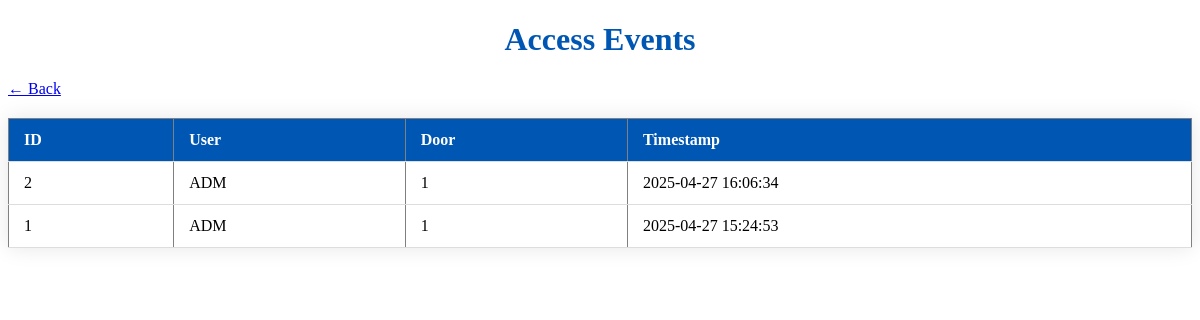
Before: /events with the older database file.
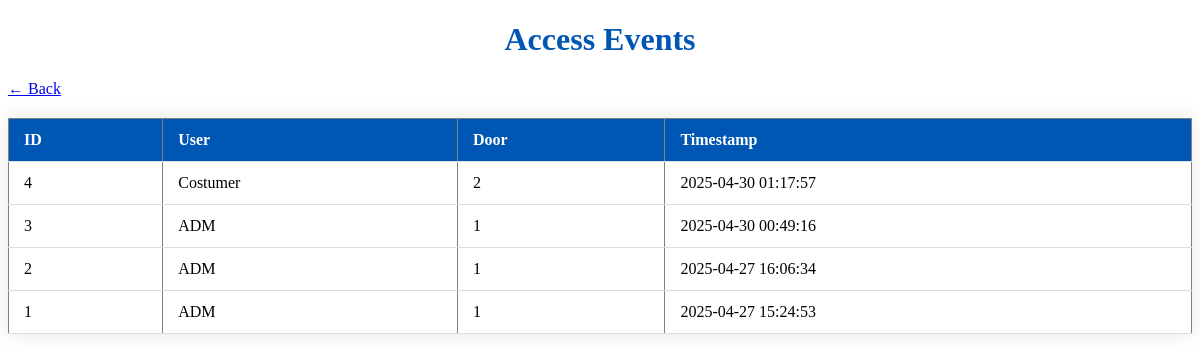
After: the same page with the newer database file.
### tables this page shows
CREATE TABLE events (id INTEGER PRIMARY KEY AUTOINCREMENT, user_name TEXT NOT NULL, door_id INTEGER NOT NULL, timestamp DATETIME DEFAULT CURRENT_TIMESTAMP);

### webserver/app.py (the view)
@app.route("/events")
def events():
    return render_template("events.html", events=get_events())

### webserver/app.py (called while the page is built)
def get_events():
    print("🔍 get_events() function called")  # Add this line
    try:
        with sqlite3.connect(DB_PATH) as conn:
            print("🔍 Database connection established")  # Add this line
            cursor = conn.cursor()
            cursor.execute("SELECT id, user_name, door_id, timestamp FROM events ORDER BY timestamp DESC;")
            events = cursor.fetchall()
            print("🔍 Eventos encontrados:", events)
            return events
    except sqlite3.Error as e:
        print(f"Database error: {e}")
        return []
    finally:
        print("🔍 get_events() function finished") # Add this line

### webserver/template/events.html (shortened to what this page needs)
<!DOCTYPE html>
<html>
<head>
    <link rel="stylesheet" href="..\static\events.css">
</head>
<body>
    <h1>Access Events</h1>
    <a href="/">← Back</a>
    <table border="1">
        <tr><th>ID</th><th>User</th><th>Door</th><th>Timestamp</th></tr>
        {% for id, user_name, door_id, timestamp in events %}
        <tr>
            <td>{{ id }}</td>
            <td>{{ user_name }}</td>
            <td>{{ door_id }}</td>
            <td>{{ timestamp }}</td>
        </tr>
        {% endfor %}
    </table>
</body>
</html>

### webserver/static/events.css (style rules this page uses)
h1 { text-align: center; color: #0056b3; }
table { width: 100%; border-collapse: collapse; margin-top: 20px; background-color: #fff; box-shadow: 0 0 20px rgba(0, 0, 0, 0.1); }
th, td { padding: 12px 15px; text-align: left; border-bottom: 1px solid #ddd; }
th { background-color: #0056b3; color: white; font-weight: bold; }

Changed rows visible on the page:
added events: id "4", user_name "Costumer", door "2", timestamp "2025-04-30 01:17:57"
added events: id "3", user_name "ADM", door "1", timestamp "2025-04-30 00:49:16"
